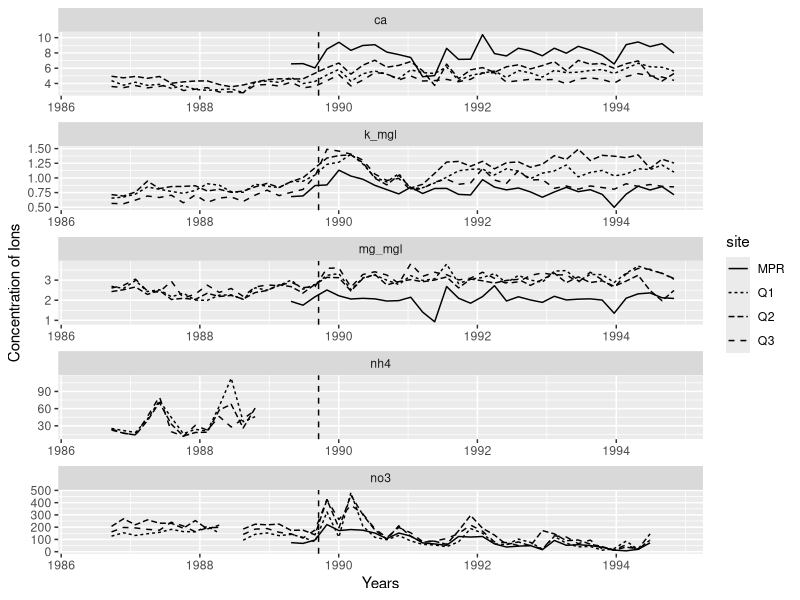

Write R code to recreate this figure.
## ---- chunk 1
#| output: false
library(tidyverse)
cdat <- read_csv('../output/cleaned_data.csv')
## ---- chunk 2
cdat_long <- cdat |>
  pivot_longer(
    cols = c(k_mgl, no3, mg_mgl, ca, nh4),
    names_to = 'Ion',
    values_to = 'Concentration'
  )
## ---- chunk 3
#| warning: false
plot1 <- cdat_long |>
  ggplot(
    aes(x = window_start, y = Concentration, linetype = site)
  ) +
  geom_line() +
  facet_wrap(vars(Ion), scales = 'free', ncol = 1) +
  geom_vline(xintercept = ymd('1989-09-17'), linetype = 'dashed') +
  labs(x = 'Years', y = 'Concentration of Ions')
  theme_bw()

plot1
